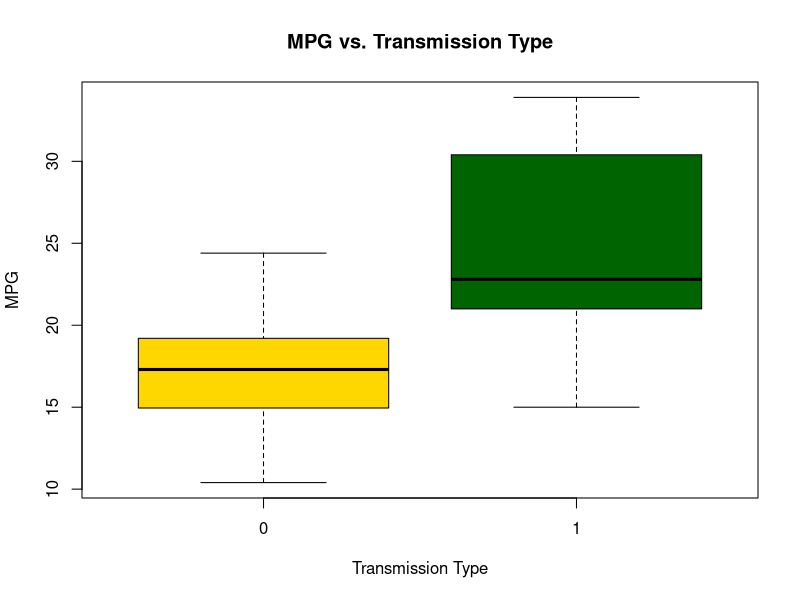
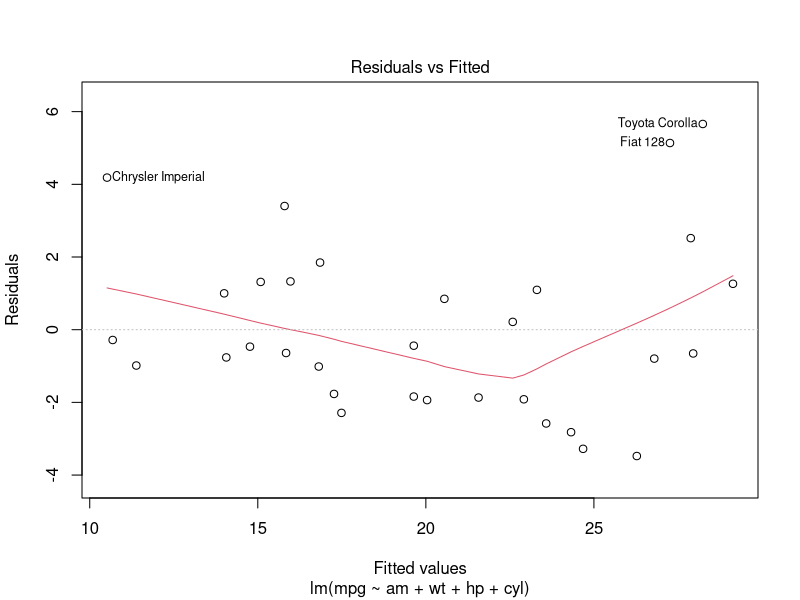
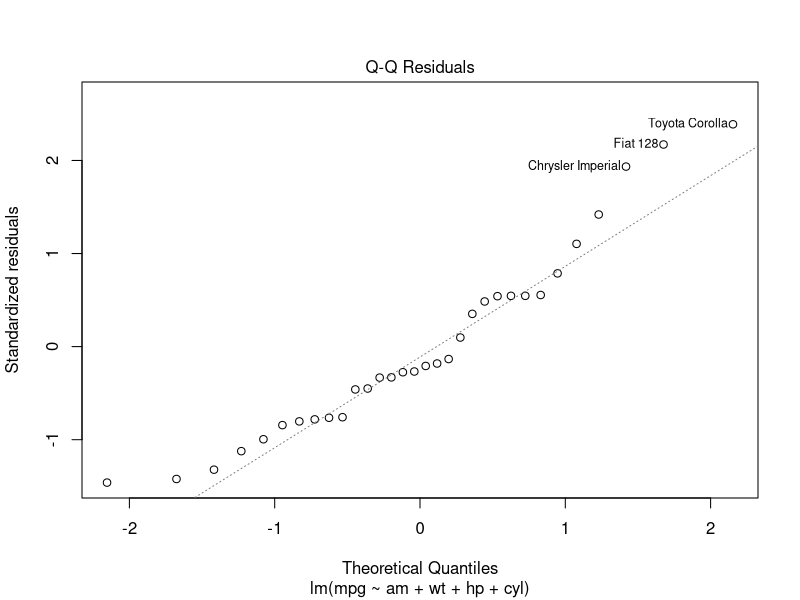
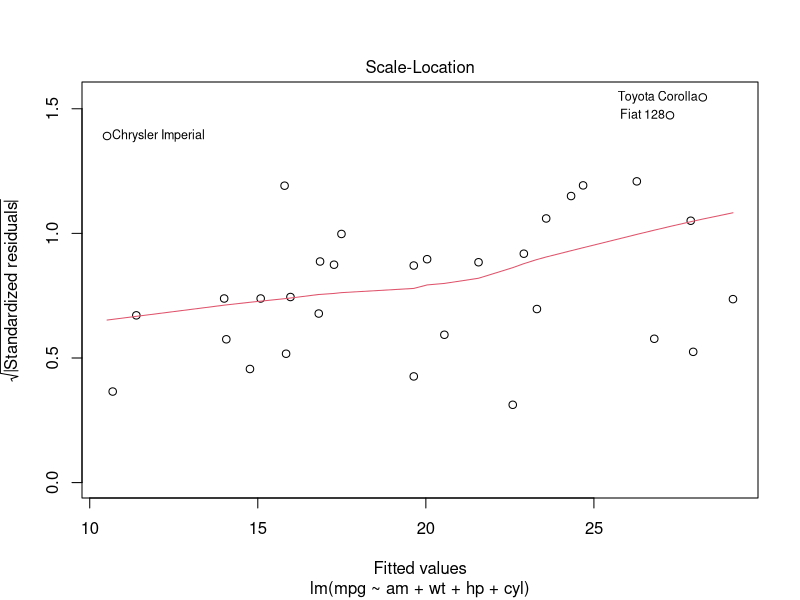
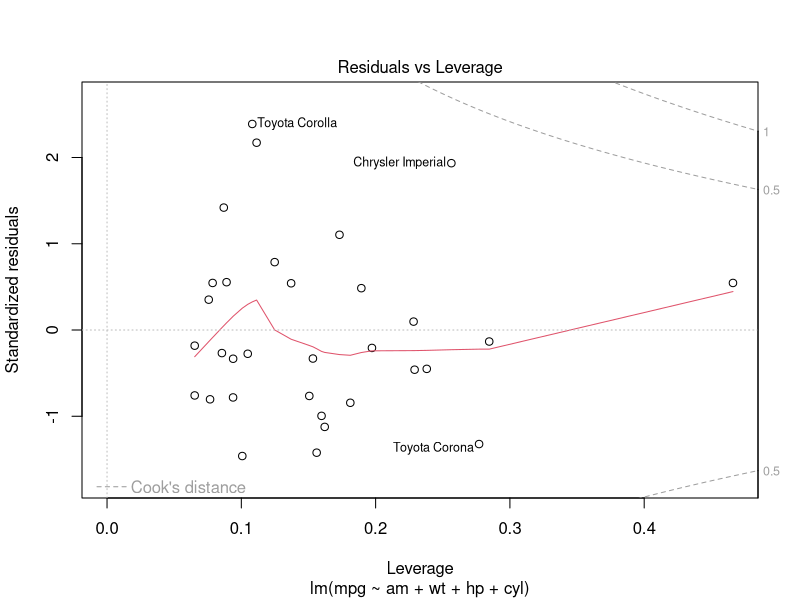

Reproduce these figures in R, in order.
## ---- chunk 1
unique(mtcars)
## ---- chunk 2
summary(mtcars)
## ---- chunk 3
summary(mtcars[mtcars$am==0,])
## ---- chunk 4
summary(mtcars[mtcars$am==1,])
## ---- chunk 5
boxplot(mpg ~ am, data = mtcars, col=(c("gold","darkgreen")), 
        xlab = "Transmission Type", ylab = "MPG",
        main="MPG vs. Transmission Type")
## ---- chunk 6
aggregate(mpg~am, data = mtcars, mean)
## ---- chunk 7
a <- mtcars[mtcars$am == 0,]
m <- mtcars[mtcars$am == 1,]
t.test(a$mpg, m$mpg)

## ---- chunk 8
m<-lm(mpg~am,data=mtcars)
summary(m)

## ---- chunk 9
model <- lm(mpg~am + wt + hp + cyl, data = mtcars)
anova(m,model)

## ---- chunk 10
summary(model)

## ---- chunk 11
plot(model)

